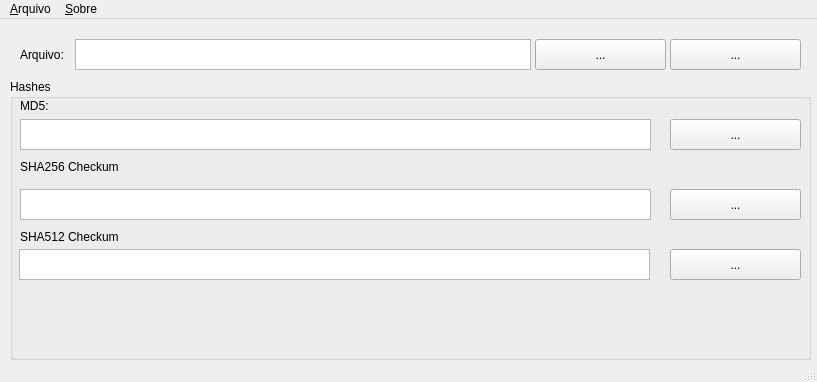
<?xml version="1.0" encoding="UTF-8"?>
<ui version="4.0">
 <class>AppWindow</class>
 <widget class="QMainWindow" name="AppWindow">
  <property name="enabled">
   <bool>true</bool>
  </property>
  <property name="geometry">
   <rect>
    <x>0</x>
    <y>0</y>
    <width>817</width>
    <height>382</height>
   </rect>
  </property>
  <property name="windowTitle">
   <string>Hash Generator (Hashgen 0.3 </string>
  </property>
  <widget class="QWidget" name="centralwidget">
   <widget class="QGroupBox" name="groupBox">
    <property name="geometry">
     <rect>
      <x>10</x>
      <y>60</y>
      <width>801</width>
      <height>281</height>
     </rect>
    </property>
    <property name="title">
     <string>Hashes</string>
    </property>
    <widget class="QLabel" name="labelSHA256">
     <property name="geometry">
      <rect>
       <x>10</x>
       <y>80</y>
       <width>111</width>
       <height>16</height>
      </rect>
     </property>
     <property name="text">
      <string>SHA256 Checkum</string>
     </property>
    </widget>
    <widget class="QLabel" name="labelSHA512">
     <property name="geometry">
      <rect>
       <x>10</x>
       <y>150</y>
       <width>111</width>
       <height>16</height>
      </rect>
     </property>
     <property name="text">
      <string>SHA512 Checkum</string>
     </property>
    </widget>
    <widget class="QPlainTextEdit" name="fieldSHA256">
     <property name="geometry">
      <rect>
       <x>10</x>
       <y>110</y>
       <width>631</width>
       <height>31</height>
      </rect>
     </property>
     <property name="readOnly">
      <bool>true</bool>
     </property>
    </widget>
    <widget class="QToolButton" name="btClipboardSHA256">
     <property name="geometry">
      <rect>
       <x>660</x>
       <y>110</y>
       <width>131</width>
       <height>31</height>
      </rect>
     </property>
     <property name="text">
      <string>...</string>
     </property>
    </widget>
    <widget class="QLabel" name="labelMD5">
     <property name="geometry">
      <rect>
       <x>10</x>
       <y>20</y>
       <width>50</width>
       <height>13</height>
      </rect>
     </property>
     <property name="text">
      <string>MD5:</string>
     </property>
    </widget>
    <widget class="QToolButton" name="btClipboardSHA512">
     <property name="geometry">
      <rect>
       <x>660</x>
       <y>170</y>
       <width>131</width>
       <height>31</height>
      </rect>
     </property>
     <property name="text">
      <string>...</string>
     </property>
    </widget>
    <widget class="QPlainTextEdit" name="fieldSHA512">
     <property name="geometry">
      <rect>
       <x>9</x>
       <y>170</y>
       <width>631</width>
       <height>31</height>
      </rect>
     </property>
     <property name="readOnly">
      <bool>true</bool>
     </property>
    </widget>
    <widget class="QPlainTextEdit" name="fieldMd5">
     <property name="geometry">
      <rect>
       <x>10</x>
       <y>40</y>
       <width>631</width>
       <height>31</height>
      </rect>
     </property>
     <property name="readOnly">
      <bool>false</bool>
     </property>
    </widget>
    <widget class="QToolButton" name="btClipboardMD5">
     <property name="geometry">
      <rect>
       <x>660</x>
       <y>40</y>
       <width>131</width>
       <height>31</height>
      </rect>
     </property>
     <property name="text">
      <string>...</string>
     </property>
    </widget>
    <widget class="QLabel" name="labelStatus">
     <property name="geometry">
      <rect>
       <x>10</x>
       <y>220</y>
       <width>771</width>
       <height>31</height>
      </rect>
     </property>
     <property name="text">
      <string/>
     </property>
    </widget>
   </widget>
   <widget class="QToolButton" name="btGenerate">
    <property name="geometry">
     <rect>
      <x>535</x>
      <y>20</y>
      <width>131</width>
      <height>31</height>
     </rect>
    </property>
    <property name="text">
     <string>...</string>
    </property>
   </widget>
   <widget class="QToolButton" name="btClear">
    <property name="geometry">
     <rect>
      <x>670</x>
      <y>20</y>
      <width>131</width>
      <height>31</height>
     </rect>
    </property>
    <property name="text">
     <string>...</string>
    </property>
   </widget>
   <widget class="QLabel" name="labelArquivo">
    <property name="geometry">
     <rect>
      <x>20</x>
      <y>20</y>
      <width>51</width>
      <height>31</height>
     </rect>
    </property>
    <property name="text">
     <string>Arquivo:</string>
    </property>
   </widget>
   <widget class="QPlainTextEdit" name="fieldFile">
    <property name="geometry">
     <rect>
      <x>75</x>
      <y>20</y>
      <width>456</width>
      <height>31</height>
     </rect>
    </property>
    <property name="readOnly">
     <bool>true</bool>
    </property>
   </widget>
  </widget>
  <widget class="QMenuBar" name="menubar">
   <property name="geometry">
    <rect>
     <x>0</x>
     <y>0</y>
     <width>817</width>
     <height>18</height>
    </rect>
   </property>
   <widget class="QMenu" name="menu_File">
    <property name="title">
     <string>&amp;Arquivo</string>
    </property>
    <addaction name="acSave"/>
    <addaction name="acSaveAs"/>
    <addaction name="separator"/>
    <addaction name="acQuit"/>
   </widget>
   <widget class="QMenu" name="menu_Sobre">
    <property name="title">
     <string>&amp;Sobre</string>
    </property>
   </widget>
   <addaction name="menu_File"/>
   <addaction name="menu_Sobre"/>
  </widget>
  <widget class="QStatusBar" name="statusbar"/>
  <action name="acSave">
   <property name="text">
    <string>Salvar</string>
   </property>
  </action>
  <action name="acSaveAs">
   <property name="text">
    <string>Salvar Como..</string>
   </property>
  </action>
  <action name="acQuit">
   <property name="text">
    <string>Sair</string>
   </property>
  </action>
  <action name="acGenerateHash">
   <property name="text">
    <string>Generate hash</string>
   </property>
  </action>
  <action name="acClear">
   <property name="text">
    <string>Clear</string>
   </property>
  </action>
  <action name="acClipboard_MD5">
   <property name="text">
    <string>Clipboard MD5</string>
   </property>
  </action>
  <action name="acClipboard_SHA256">
   <property name="text">
    <string>Copy Clipboard SHA256</string>
   </property>
   <property name="toolTip">
    <string>Copy Clipboard SHA256</string>
   </property>
  </action>
  <action name="acClipboard_SHA512">
   <property name="text">
    <string>Copy Clipboard SHA512</string>
   </property>
  </action>
 </widget>
 <resources/>
 <connections/>
</ui>
